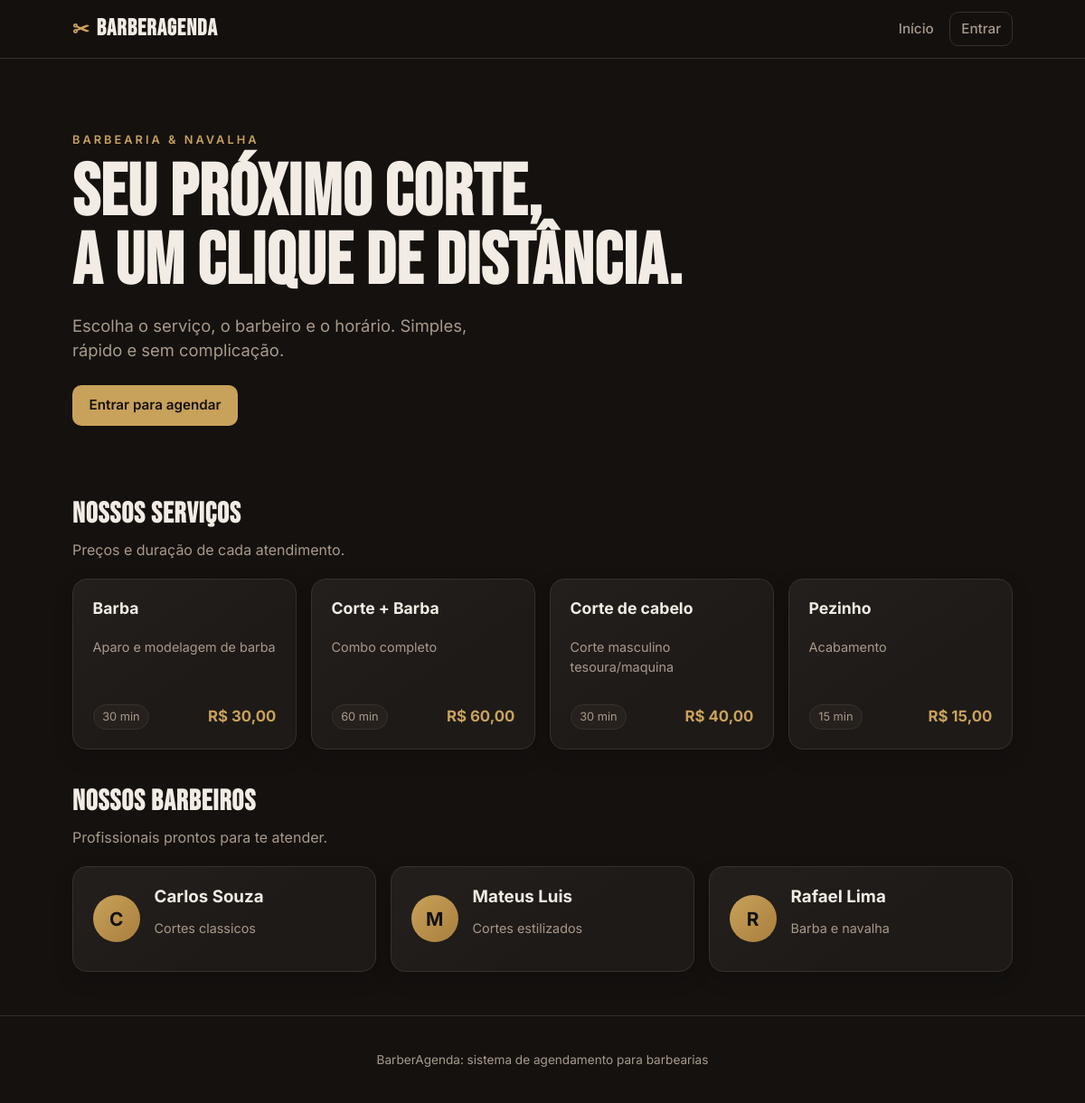
The page / on the database its author committed.
### tables this page shows
CREATE TABLE servicos (
            id INTEGER PRIMARY KEY AUTOINCREMENT,
            nome TEXT NOT NULL,
            descricao TEXT,
            duracao_min INTEGER NOT NULL,
            preco REAL NOT NULL
        );

CREATE TABLE barbeiros (
            id INTEGER PRIMARY KEY AUTOINCREMENT,
            usuario_id INTEGER UNIQUE,
            nome TEXT NOT NULL,
            especialidade TEXT,
            ativo INTEGER NOT NULL DEFAULT 1,
            FOREIGN KEY (usuario_id) REFERENCES usuarios(id) ON DELETE SET NULL
        );

### app.py (the view)
@app.route("/")
def index():
    conn = get_db()
    servicos = conn.execute("SELECT * FROM servicos ORDER BY nome").fetchall()
    barbeiros = conn.execute(
        "SELECT * FROM barbeiros WHERE ativo=1 ORDER BY nome"
    ).fetchall()
    conn.close()
    return render_template("index.html", servicos=servicos, barbeiros=barbeiros)

### app.py (called while the page is built)
def usuario_atual():
    uid = session.get("usuario_id")
    if not uid:
        return None
    conn = get_db()
    u = conn.execute("SELECT * FROM usuarios WHERE id=?", (uid,)).fetchone()
    conn.close()
    return u

@app.context_processor
def injeta_usuario():
    return {"usuario": usuario_atual()}

@app.template_filter("moeda")
def moeda(valor):
    return f"R$ {valor:,.2f}".replace(",", "X").replace(".", ",").replace("X", ".")

### db.py (called while the page is built)
def get_db():
    conn = sqlite3.connect(DB_PATH)
    conn.row_factory = sqlite3.Row
    conn.execute("PRAGMA foreign_keys = ON")
    return conn

### templates/index.html (shortened to what this page needs)
{% extends "base.html" %}
{% block content %}
<section class="hero">
    <div class="hero-text">
        <p class="eyebrow">Barbearia & Navalha</p>
        <h1>Seu próximo corte,<br>a um clique de distância.</h1>
        <p class="lead">Escolha o serviço, o barbeiro e o horário. Simples, rápido e sem complicação.</p>
        <div class="hero-actions">
            {% if usuario and usuario.papel == 'cliente' %}
                <a href="{{ url_for('cliente_novo_agendamento') }}" class="btn btn-primary">Agendar horário</a>
            {% elif not usuario %}
                <a href="{{ url_for('login') }}" class="btn btn-primary">Entrar para agendar</a>
            {% endif %}
        </div>
    </div>
</section>
<section class="section">
    <div class="section-head">
        <h2>Nossos serviços</h2>
        <p>Preços e duração de cada atendimento.</p>
    </div>
    <div class="grid grid-servicos">
        {% for s in servicos %}
        <article class="card servico-card">
            <h3>{{ s.nome }}</h3>
            {% if s.descricao %}<p class="muted">{{ s.descricao }}</p>{% endif %}
            <div class="servico-meta">
                <span class="badge">{{ s.duracao_min }} min</span>
                <span class="preco">{{ s.preco|moeda }}</span>
            </div>
        </article>
        {% else %}
        <p class="muted">Nenhum serviço cadastrado ainda.</p>
        {% endfor %}
    </div>
</section>
<section class="section">
    <div class="section-head">
        <h2>Nossos barbeiros</h2>
        <p>Profissionais prontos para te atender.</p>
    </div>
    <div class="grid grid-barbeiros">
        {% for b in barbeiros %}
        <article class="card barbeiro-card">
            <div class="avatar">{{ b.nome[0]|upper }}</div>
            <div>
                <h3>{{ b.nome }}</h3>
                {% if b.especialidade %}<p class="muted">{{ b.especialidade }}</p>{% endif %}
            </div>
        </article>
        {% else %}
        <p class="muted">Nenhum barbeiro disponível no momento.</p>
        {% endfor %}
    </div>
</section>
{% endblock %}

### templates/base.html (shortened to what this page needs)
<!DOCTYPE html>
<html lang="pt-BR">
<head>
    <link rel="stylesheet" href="{{ url_for('static', filename='style.css') }}">
</head>
<body>
    <header class="topbar">
        <div class="container topbar-inner">
            <a href="{{ url_for('index') }}" class="brand">
                <span class="brand-mark">✂</span>
                <span class="brand-name">BarberAgenda</span>
            </a>
            <nav class="nav">
                {% if usuario %}
                    {% if usuario.papel == 'cliente' %}
                        <a href="{{ url_for('cliente_barbeiros') }}" class="{% if request.endpoint == 'cliente_barbeiros' %}nav-active{% endif %}" {% if request.endpoint == 'cliente_barbeiros' %}aria-current="page"{% endif %}>Barbeiros</a>
                        <a href="{{ url_for('cliente_agendamentos') }}" class="{% if request.endpoint == 'cliente_agendamentos' %}nav-active{% endif %}" {% if request.endpoint == 'cliente_agendamentos' %}aria-current="page"{% endif %}>Meus agendamentos</a>
                    {% elif usuario.papel == 'barbeiro' %}
                        <a href="{{ url_for('barbeiro_agenda') }}" class="{% if request.endpoint == 'barbeiro_agenda' %}nav-active{% endif %}" {% if request.endpoint == 'barbeiro_agenda' %}aria-current="page"{% endif %}>Minha agenda</a>
                    {% elif usuario.papel == 'admin' %}
                        <a href="{{ url_for('admin_dashboard') }}" class="{% if request.endpoint == 'admin_dashboard' %}nav-active{% endif %}" {% if request.endpoint == 'admin_dashboard' %}aria-current="page"{% endif %}>Painel</a>
                        <a href="{{ url_for('admin_agendamentos') }}" class="{% if request.endpoint == 'admin_agendamentos' %}nav-active{% endif %}" {% if request.endpoint == 'admin_agendamentos' %}aria-current="page"{% endif %}>Agendamentos</a>
                        <a href="{{ url_for('admin_servicos') }}" class="{% if request.endpoint == 'admin_servicos' %}nav-active{% endif %}" {% if request.endpoint == 'admin_servicos' %}aria-current="page"{% endif %}>Serviços</a>
                        <a href="{{ url_for('admin_barbeiros') }}" class="{% if request.endpoint == 'admin_barbeiros' %}nav-active{% endif %}" {% if request.endpoint == 'admin_barbeiros' %}aria-current="page"{% endif %}>Barbeiros</a>
                    {% endif %}
                    <span class="nav-user">{{ usuario.nome }}</span>
                    <form method="post" action="{{ url_for('logout') }}">
                        <input type="hidden" name="csrf_token" value="{{ csrf_token() }}">
                        <button type="submit" class="btn btn-ghost btn-sm">Sair</button>
                    </form>
                {% else %}
                    <a href="{{ url_for('index') }}">Início</a>
                    <a href="{{ url_for('login') }}" class="btn btn-ghost btn-sm">Entrar</a>
                {% endif %}
            </nav>
        </div>
    </header>
    <main class="container main">
        {% block content %}{% endblock %}
    </main>
    <footer class="footer">
        <div class="container">
            <p>BarberAgenda: sistema de agendamento para barbearias</p>
        </div>
    </footer>
</body>
</html>

### static/style.css (style rules this page uses)
:root { --bg: #14110f; --surface: #1e1a17; --surface-2: #26211d; --border: #38312b; --text: #f2ece4; --muted: #a89a8b; --gold: #c8a15a; --gold-dark: #a87f3d; --danger: #c0574f; --green: #5fa06a; --blue: #5b86b0; --radius: 12px; --maxw: 1080px; }
* { box-sizing: border-box; }
body { margin: 0; background: var(--bg); color: var(--text); font-family: 'Inter', system-ui, sans-serif; line-height: 1.5; display: flex; flex-direction: column; min-height: 100vh; }
.container { width: 100%; max-width: var(--maxw); margin: 0 auto; padding: 0 1.25rem; }
h1, h2, h3 { line-height: 1.15; margin: 0 0 .5rem; }
a { color: var(--gold); text-decoration: none; }
.muted { color: var(--muted); font-size: .9rem; }
.topbar { background: rgba(20,17,15,.85); backdrop-filter: blur(8px); border-bottom: 1px solid var(--border); position: sticky; top: 0; z-index: 10; }
.topbar-inner { display: flex; align-items: center; justify-content: space-between; height: 64px; gap: 1rem; }
.brand { display: flex; align-items: center; gap: .5rem; color: var(--text); font-weight: 700; }
.brand-mark { color: var(--gold); font-size: 1.4rem; }
.brand-name { font-family: 'Bebas Neue', sans-serif; font-size: 1.6rem; letter-spacing: 1px; }
.nav { display: flex; align-items: center; gap: 1.1rem; flex-wrap: wrap; }
.nav a { color: var(--muted); font-weight: 500; font-size: .95rem; }
.main { flex: 1; padding: 2rem 1.25rem 3rem; }
.hero { padding: 3rem 0 2.5rem; }
.eyebrow { text-transform: uppercase; letter-spacing: 3px; color: var(--gold); font-size: .8rem; font-weight: 600; margin: 0 0 .75rem; }
.hero h1 { font-family: 'Bebas Neue', sans-serif; font-size: clamp(2.8rem, 7vw, 5rem); letter-spacing: 1px; line-height: .95; }
.lead { color: var(--muted); font-size: 1.15rem; max-width: 40ch; }
.hero-actions { display: flex; gap: .75rem; margin-top: 1.5rem; flex-wrap: wrap; }
.section { margin-top: 2.5rem; }
.section-head { margin-bottom: 1.25rem; }
.section-head h2 { font-family: 'Bebas Neue', sans-serif; font-size: 2rem; letter-spacing: 1px; }
.section-head p { color: var(--muted); margin: 0; }
.grid { display: grid; gap: 1rem; }
.grid-servicos { grid-template-columns: repeat(auto-fit, minmax(min(100%, 230px), 1fr)); }
.grid-barbeiros { grid-template-columns: repeat(auto-fit, minmax(min(100%, 260px), 1fr)); }
.card { background: linear-gradient(145deg, rgba(255,255,255,.025), transparent 60%), var(--surface); border: 1px solid var(--border); border-radius: 16px; padding: 1.35rem; box-shadow: 0 8px 22px rgba(0,0,0,.16); }
.card + .card { margin-top: 1.25rem; }
.grid .card + .card { margin-top: 0; }
.grid article.card { transition: transform .18s ease, border-color .18s ease, box-shadow .18s ease; }
.servico-card { display: flex; flex-direction: column; min-height: 170px; }
.servico-card h3 { font-size: 1.1rem; }
.servico-meta { display: flex; align-items: center; justify-content: space-between; gap: .75rem; margin-top: auto; padding-top: 1rem; }
.preco { color: var(--gold); font-weight: 700; font-size: 1.05rem; }
.badge { background: var(--surface-2); border: 1px solid var(--border); color: var(--muted); padding: .2rem .6rem; border-radius: 999px; font-size: .8rem; }
.barbeiro-card { display: flex; align-items: center; gap: 1rem; }
.barbeiro-card > div:last-child { min-width: 0; }
.barbeiro-card h2, .barbeiro-card h3 { overflow-wrap: normal; word-break: normal; }
.avatar { width: 52px; height: 52px; border-radius: 50%; background: linear-gradient(135deg, var(--gold), var(--gold-dark)); color: #14110f; display: flex; align-items: center; justify-content: center; font-weight: 700; font-size: 1.3rem; flex-shrink: 0; }
.btn { display: inline-flex; align-items: center; justify-content: center; gap: .4rem; padding: .65rem 1.1rem; border-radius: 10px; border: 1px solid transparent; font-weight: 600; font-size: .95rem; cursor: pointer; font-family: inherit; transition: .15s; text-decoration: none; }
.btn-primary { background: var(--gold); color: #14110f; }
.btn-ghost { background: transparent; color: var(--text); border-color: var(--border); }
.btn-sm { padding: .4rem .75rem; font-size: .85rem; }
.footer { border-top: 1px solid var(--border); padding: 1.5rem 0; color: var(--muted); font-size: .85rem; text-align: center; }

### rows shown on the page
servicos: nome "Barba", descricao "Aparo e modelagem de barba", duracao_min "30", preco|moeda "R$ 30,00"
servicos: nome "Corte + Barba", descricao "Combo completo", duracao_min "60", preco|moeda "R$ 60,00"
servicos: nome "Corte de cabelo", descricao "Corte masculino tesoura/maquina", duracao_min "30", preco|moeda "R$ 40,00"
servicos: nome "Pezinho", descricao "Acabamento", duracao_min "15", preco|moeda "R$ 15,00"
barbeiros: nome "C", nome "Carlos Souza", especialidade "Cortes classicos"
barbeiros: nome "M", nome "Mateus Luis", especialidade "Cortes estilizados"
barbeiros: nome "R", nome "Rafael Lima", especialidade "Barba e navalha"
